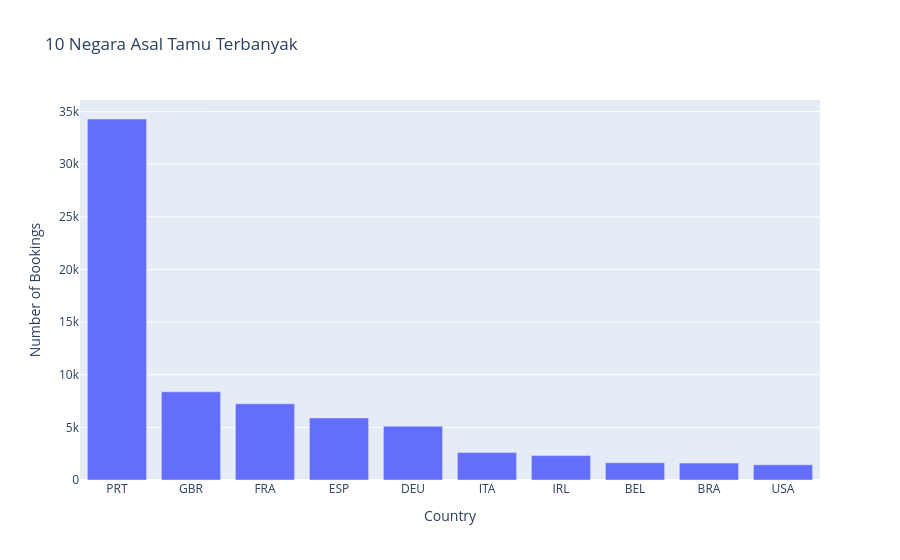

The code cell stored with this chart in its notebook:
### Code cell
# Top 10 Asal Negara Tamu
top_countries = df2['country'].value_counts().head(10).reset_index()

# Di Pandas baru, kolomnya adalah 'country' dan 'count'
fig = px.bar(top_countries,
             x='country',  # Nama negaranya
             y='count',    # Jumlahnya
             labels={'country':'Country', 'count':'Number of Bookings'},
             title='10 Negara Asal Tamu Terbanyak')
fig.show()

### Figure 1 — Plotly figure (JSON) as saved in the notebook; plotly's stock layout.template omitted (floating-point values rounded to 4 significant figures)
{"data": [{"hovertemplate": "Country=%{x}<br>Number of Bookings=%{y}<extra></extra>", "legendgroup": "", "marker": {"color": "#636efa", "pattern": {"shape": ""}}, "name": "", "orientation": "v", "showlegend": false, "textposition": "auto", "type": "bar", "x": ["PRT", "GBR", "FRA", "ESP", "DEU", "ITA", "IRL", "BEL", "BRA", "USA"], "xaxis": "x", "y": [34298, 8381, 7243, 5897, 5107, 2604, 2316, 1642, 1604, 1449], "yaxis": "y"}], "layout": {"barmode": "relative", "legend": {"tracegroupgap": 0}, "title": {"text": "10 Negara Asal Tamu Terbanyak"}, "xaxis": {"anchor": "y", "domain": [0, 1], "title": {"text": "Country"}}, "yaxis": {"anchor": "x", "domain": [0, 1], "title": {"text": "Number of Bookings"}}}}
